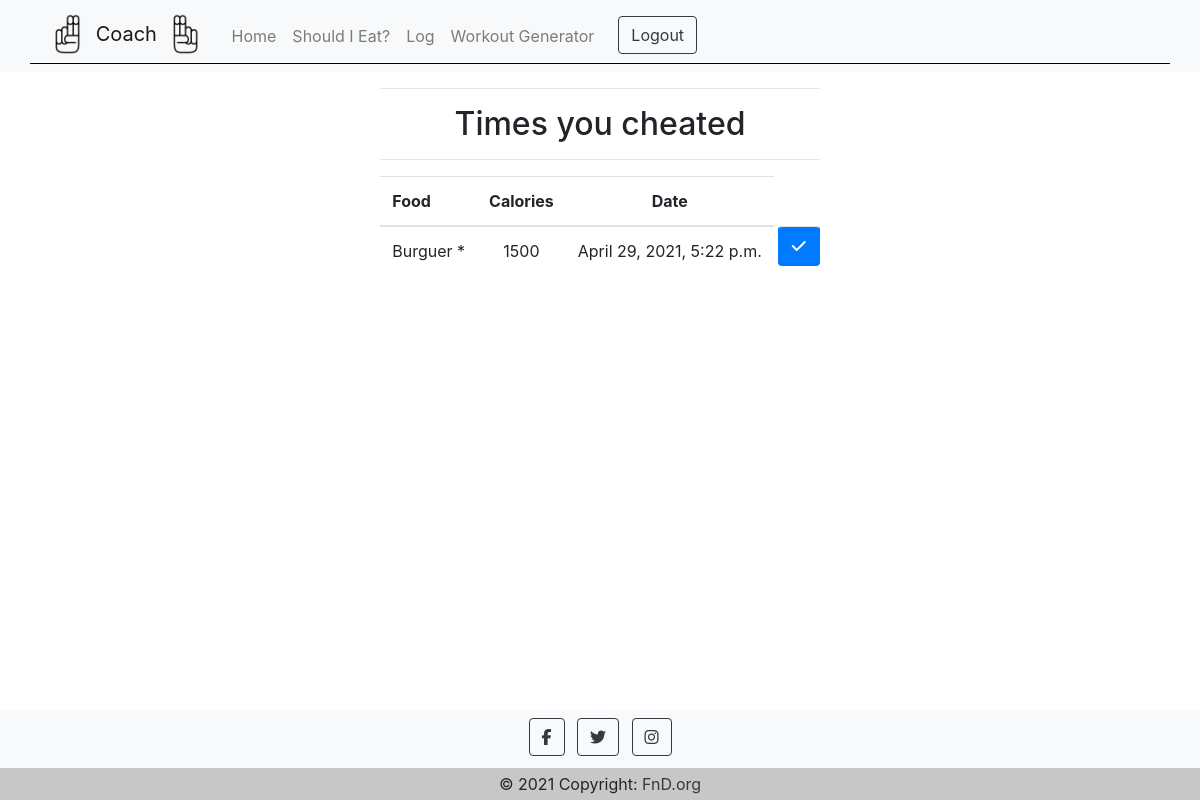
The page /log (signed in) on the database as committed earlier.
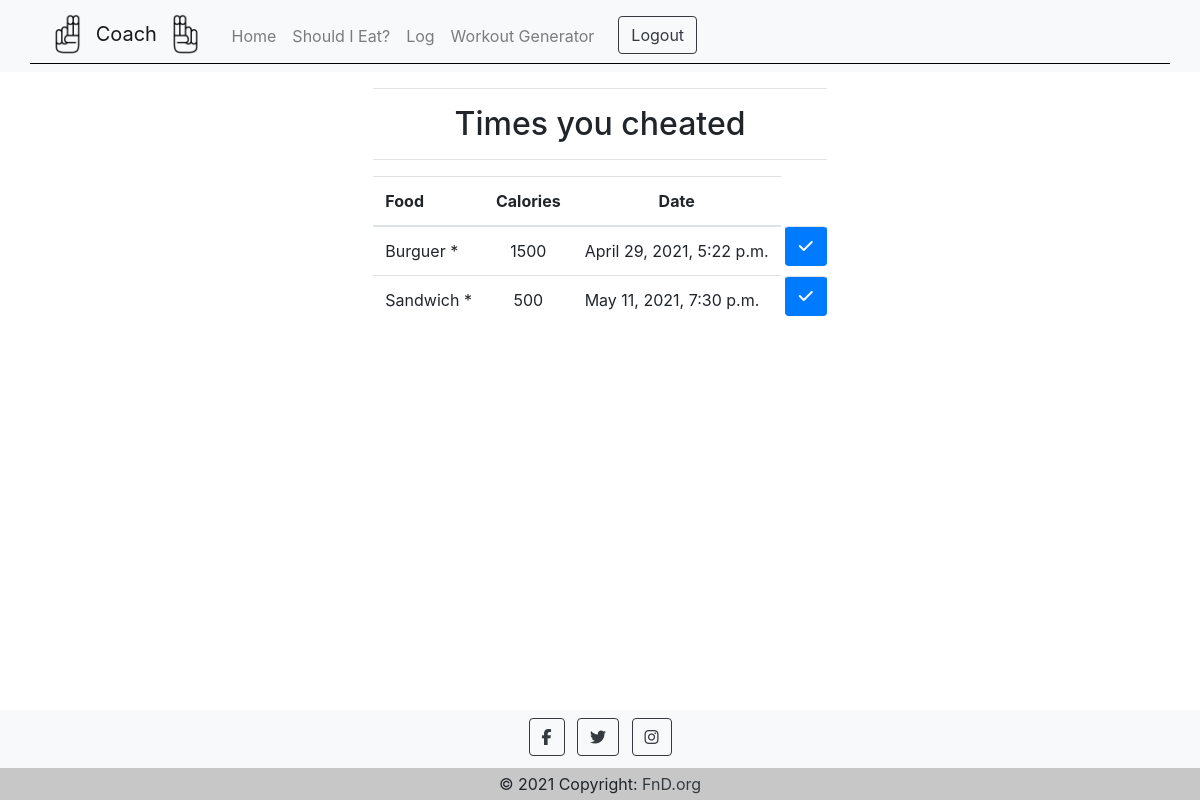
The same page on the database as committed later.
### capstone/models.py (models this page shows)
class ShouldIEat(models.Model):
    user = models.ForeignKey("User", on_delete=models.CASCADE)
    food = models.CharField(max_length=255)
    calories = models.IntegerField()
    weight = models.IntegerField()
    timestamp = models.DateTimeField(auto_now_add=True)

### capstone/views.py (the view)
# urls.py: path("log", views.log, name="log"),
def log(request):
    if request.method == "POST":
        user = request.user
        cheats = ShouldIEat.objects.filter(user=user)
        cheat = request.POST["row_delete"]
        ShouldIEat.objects.get(id=cheat).delete()
        return render(request,"capstone/log.html", {
            "cheats":cheats
            })
    else:
        user = request.user
        cheats = ShouldIEat.objects.filter(user=user)
        return render(request,"capstone/log.html", {
            "cheats":cheats
        })

### capstone/templates/capstone/log.html (shortened to what this page needs)
{% extends 'capstone/layout.html' %}
{% load static %}
{% block body %}
<section style="height: 80%;">
    <div class="container-fluid">
        <div class="row justify-content-center">
            <div class="col-auto">
            <hr>
            <h2 style="text-align: center;">Times you cheated</h2>
            <hr>
                <table class="table table-responsive">
                    <thead>
                    <tr>
                        <th>Food</th>
                        <th style="text-align:center;">Calories</th>
                        <th style="text-align:center;">Date</th>
                    </tr>
                    </thead>
                    <tbody>
                    {% for cheat in cheats %}
                    <tr>
                        <td onmouseover="popResults({{ cheat.id }})" onmouseout="popResults({{ cheat.id }})">{{ cheat.food }} *</td>
                        <td style="text-align:center;" id="caloriesLog-{{ cheat.id }}">{{ cheat.calories }}</td>
                        <td>{{ cheat.timestamp }}</td>
                        <td class="btn btn-primary" style="padding:0; margin:0 0 0 4px;">
                            <form action="{% url 'log' %}" method="post" style="padding:0; margin:0;">
                                <button type="submit" class="btn btn-primary" name=button><i class="fas fa-check"></i></button>
                            </form>
                        </td>
                    </tr>
                    {% endfor %}
                    </tbody>
                </table>
            </div>
        </div>
    </div>
</section>
{% endblock %}

### capstone/templates/capstone/layout.html (shortened to what this page needs)
{% load static %}
<!DOCTYPE html>
<html lang="en">
<head>
    <link href="{% static 'capstone/style.css' %}" rel="stylesheet">
    <link rel="stylesheet" href="https://stackpath.bootstrapcdn.com/bootstrap/4.4.1/css/bootstrap.min.css">
</head>
<body>
    <header>
        <nav class="navbar navbar-expand-sm navbar-light bg-light" >
            <div class="container" style="border-bottom: 1px solid black">
                <a href="{% url 'index' %}" class="navbar-brand" onclick="showIndex()">
                    <img src="{% static 'capstone/images/airquote-l.png' %}" width="45">
                    <span>Coach</span>
                    <img src="{% static 'capstone/images/airquote-r.png' %}" width="45">
                </a>
                <div class="collapse navbar-collapse" id="nav-principal">
                    <ul class="navbar-nav">
                    {% if user.is_authenticated %}
                        <li class="nav-item"><a href="{% url 'index' %}" class="nav-link">Home</a></li>
                        <li class="nav-item"><a href="{% url 'shouldIEat' %}" class="nav-link">Should I Eat?</a></li>
                        <li class="nav-item"><a href="{% url 'log' %}" class="nav-link">Log</a></li>
                        <li class="nav-item"><a href="{% url 'workoutGenerator' %}" class="nav-link">Workout Generator</a></li>
                        <li class="nav-item"><a href="{% url 'logout' %}" class="btn btn-outline-dark ml-3">Logout</a></li>
                    {% else %}
                        <li class="nav-item"><button class="btn button-margin" onclick="showRegister()">Register</button></li>
                        <li class="nav-item"><button class="btn btn-outline-dark" onclick="showLogin()">Login</button></li>
                    {% endif %}
                    </ul>
                </div>
            </div>
        </nav>
    </header>
    {% block body %}
    {% endblock %}
  <footer class="bg-light text-center text-black">
      <div class="container p-1 pb-0">
        <section class="mb-1">
          <a class="btn btn-outline-dark btn-floating m-1" href="#!" role="button"
            ><i class="fab fa-facebook-f"></i
          ></a>
          <a class="btn btn-outline-dark btn-floating m-1" href="#!" role="button"
            ><i class="fab fa-twitter"></i
          ></a>
          <a class="btn btn-outline-dark btn-floating m-1" href="#!" role="button"
            ><i class="fab fa-instagram"></i
          ></a>
        </section>
      </div>
      <div class="text-center p-1" style="background-color: rgba(0, 0, 0, 0.2);">
        © 2021 Copyright:
        <a class="text-dark" href="https://mdbootstrap.com/">FnD.org</a>
      </div>
    </footer>
</body>
</html>

### capstone/static/capstone/style.css (style rules this page uses)
* { box-sizing: border-box; }
*:before, *:after { box-sizing: border-box; }
html, body { margin: 0; height: 100%; position: relative; overflow: hidden; }
footer { position: absolute; bottom: 0; width: 100%; }

Rows that differ between the two databases and show on the page:
added ShouldIEat: food "Sandwich", calories "500", timestamp "May 11, 2021, 7:30 p.m."
